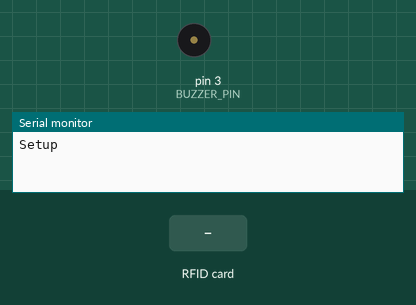
The sketch below on a simulated Arduino Uno, built with avr-gcc and run on an emulated ATmega328P. Parts: buzzer (waves = sounding), the last lines printed to the serial monitor. Inputs (shaded band) come from the test bench.

Above: at 1.2 s.
1.3 s: RFID card 5E 7A 19 C4 held to the reader
At 1.75 s:
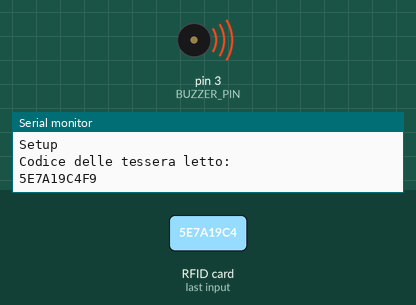
Timing chart, 0 to 4.3 s (numbered marks = the images above; inputs shaded):
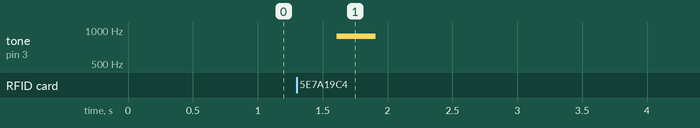

Measured:
- after the input at 1.3 s, tone on pin 3 (BUZZER_PIN): silent → 880 Hz after 0.31 s, → silent 0.30 s later

The sketch:

lettura_codice_tessere_rfid.ino
```cpp
/* FILE:    RC522_RFID_Module_Example
   DATE:    13/07/2016
   VERSION: 0.1

Autore Fancello Salvatore

PINOUT:
RC522 MODULE    Uno/Nano
SDA             D10
SCK             D13
MOSI            D11
MISO            D12
IRQ             N/A
GND             GND
RST             D9
3.3V            3.3V

*/

#include <SPI.h>
#include <RFID.h>
/* Vengono definiti PIN del RFID reader*/
#define SDA_DIO 10  // 53 per Arduino Mega
#define RESET_DIO 9
#define delayRead 1000 // Time of delay

#define BUZZER_PIN 3 //Pin generico
#define NOTE_C5  523
#define NOTE_D5  587
#define NOTE_E5  659
#define NOTE_F5  698
#define NOTE_G5  784
#define NOTE_A5  880
#define NOTE_B5  988
#define NOTE_C6  1047
#define NOTE_LA 440

/* Viene creata una istanza della RFID libreria */
RFID RC522(SDA_DIO, RESET_DIO);


void setup()
{
  Serial.begin(9600);
  pinMode(BUZZER_PIN, OUTPUT);
  /* Abilita SPI*/
  SPI.begin();
  /* Viene inizilizzato RFID reader */
  RC522.init();
  Serial.println("Setup");
}

void loop()
{
  /* Temporary loop counter */
  byte i;

  // Se viene letta una tessera
  if (RC522.isCard())
  {
    // Viene letto il suo codice
    delay(300);
    RC522.readCardSerial();
    //Serial.println(RC522.readCardSerial());

    String codiceLetto ="";
    Serial.println("Codice delle tessera letto:");

    // Viene caricato il codice della tessera, all'interno di una Stringa
    for(i = 0; i <= 4; i++)
    {
      codiceLetto+= String (RC522.serNum[i],HEX);
      codiceLetto.toUpperCase();
    }
    Serial.println(codiceLetto);
   tone(BUZZER_PIN,NOTE_A5 , 300);
    delay(delayRead);
    Serial.println();
    Serial.println();
  }
}
```
